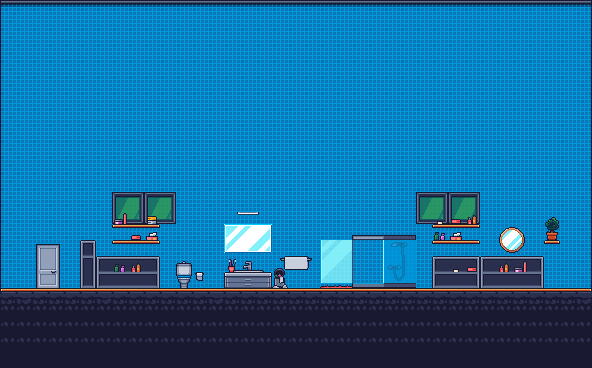

Below is a game level as drawn by its tile map, then a one-line description and the .tmx that defines it (tile-layer data replaced by summaries):
An orthogonal 37x23 tile map with 16x16 px tiles, 5 tile layers (Ground, Tile Layer 1, Tile Layer 2, Tile Layer 4, ...), 3 tilesets and 2 objects (bath, toilet).

<map version="1.10" tiledversion="1.10.2" orientation="orthogonal" renderorder="right-down" width="37" height="23" tilewidth="16" tileheight="16" infinite="0" nextlayerid="12" nextobjectid="4">
 <editorsettings>
  <export target="bathroomMap.json" format="json" />
 </editorsettings>
 <tileset firstgid="1" source="mp_cs_tilemap_all.tsx" />
 <tileset firstgid="2049" source="Bathroom.tsx" />
 <tileset firstgid="2258" source="Background.tsx" />
 <layer id="10" name="Ground" width="37" height="23">
  <data>[851 cells, 185 non-empty, 4 distinct tile ids]</data>
 </layer>
 <layer id="1" name="Tile Layer 1" width="37" height="23">
  <data>[851 cells, 666 non-empty, 6 distinct tile ids]</data>
 </layer>
 <layer id="7" name="Tile Layer 2" width="37" height="23">
  <data>[851 cells, 119 non-empty, 45 distinct tile ids]</data>
 </layer>
 <layer id="9" name="Tile Layer 4" width="37" height="23">
  <data>[851 cells, 8 non-empty, 8 distinct tile ids]</data>
 </layer>
 <layer id="8" name="Bath" width="37" height="23">
  <data>[851 cells, 49 non-empty, 37 distinct tile ids]</data>
 </layer>
 <objectgroup id="11" name="interactive">
  <object id="1" name="bath" x="352.667" y="234.333" width="63.3333" height="54.3333" />
  <object id="3" name="toilet" x="176" y="261.75" width="16" height="26.5" />
 </objectgroup>
</map>
